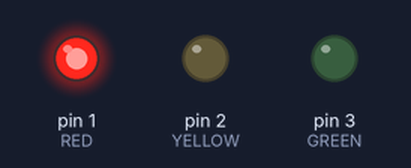
This sketch was run on a simulated Arduino Uno, built with avr-gcc and run on an emulated ATmega328P. On the bench: output pins drawn as LEDs (lit = HIGH).

Above: at 0.5 s.
At 2.5 s:
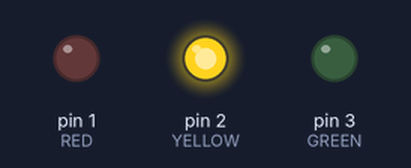
At 4.5 s:
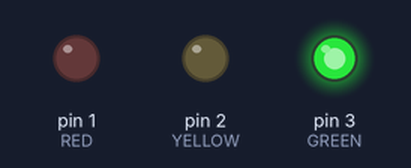
At 5.5 s:
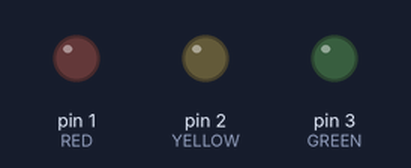
Timing chart, 0 to 7.8 s (numbered marks = the images above):
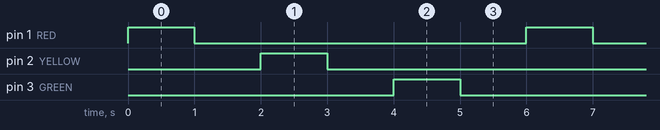

Measured:
- by itself, pin 1 (RED), pin 2 (YELLOW), pin 3 (GREEN): alternates HIGH for 1.0 s and LOW for 5.0 s
- by itself, everything shown: repeats every 6.0 s, in 6 steps

The sketch:

fantastic_esboo_kieran1.ino
```cpp
// C++ code
//
int RED=1;
int YELLOW=2;
int GREEN=3;

void setup()
{
  pinMode(RED, OUTPUT);
  pinMode(YELLOW, OUTPUT);
  pinMode(GREEN, OUTPUT);

}

void loop()
{
  digitalWrite(RED, HIGH);
  delay(1000); // Wait for 1000 millisecond(s)
  digitalWrite(RED, LOW);
  delay(1000); // Wait for 1000 millisecond(s)
  digitalWrite(YELLOW, HIGH);
  delay(1000); // Wait for 1000 millisecond(s)
  digitalWrite(YELLOW, LOW);
  delay(1000); // Wait for 1000 millisecond(s)
  digitalWrite(GREEN, HIGH);
  delay(1000); // Wait for 1000 millisecond(s)
  digitalWrite(GREEN, LOW);
  delay(1000); // Wait for 1000 millisecond(s)

  }
```
